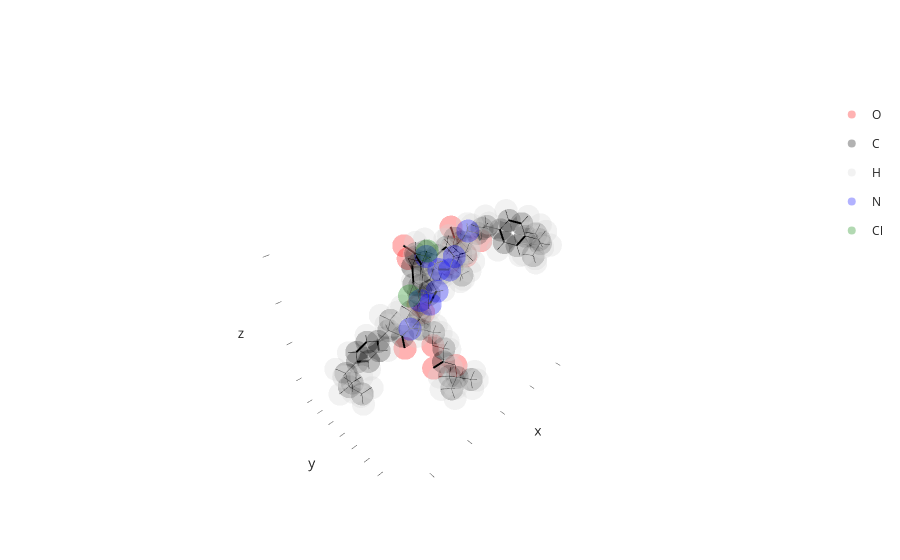

The cell this chart's notebook holds for it:
### Markdown cell above
Let us visualize and highlight parts in a larger molecule.

### Code cell
import biobuild as bb

mol = bb.molecule("files/x_wing.json")

# let's start with a barebone "show"
mol.show()
